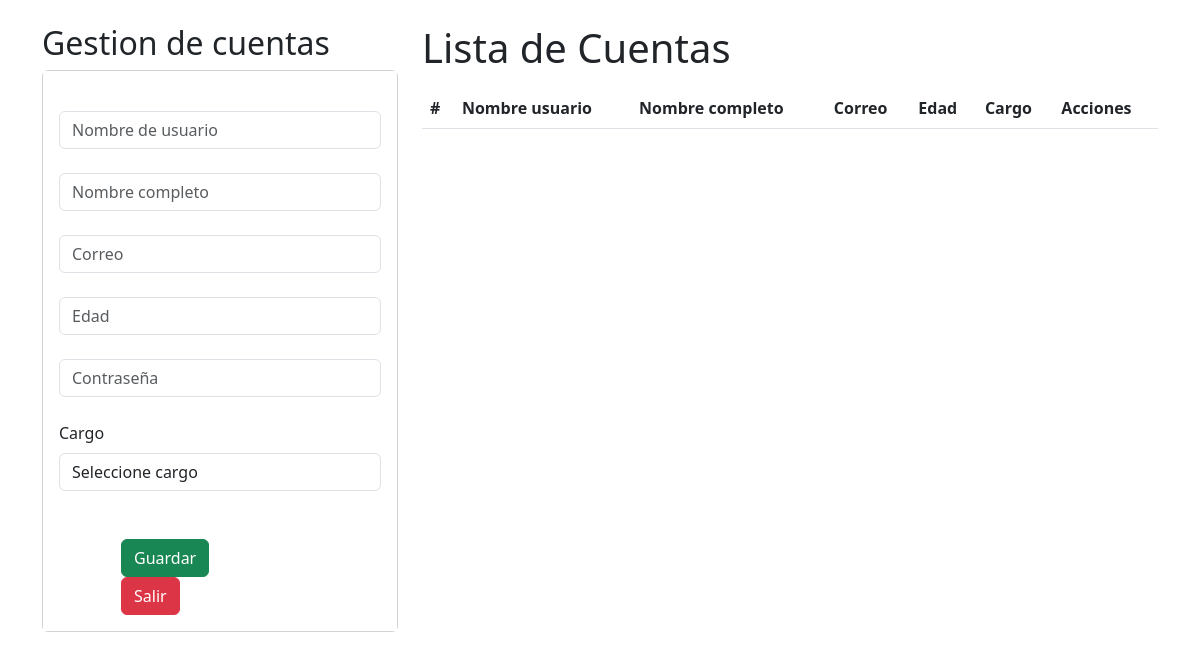
/crud_cuentas, run on an earlier commit of the app's database.
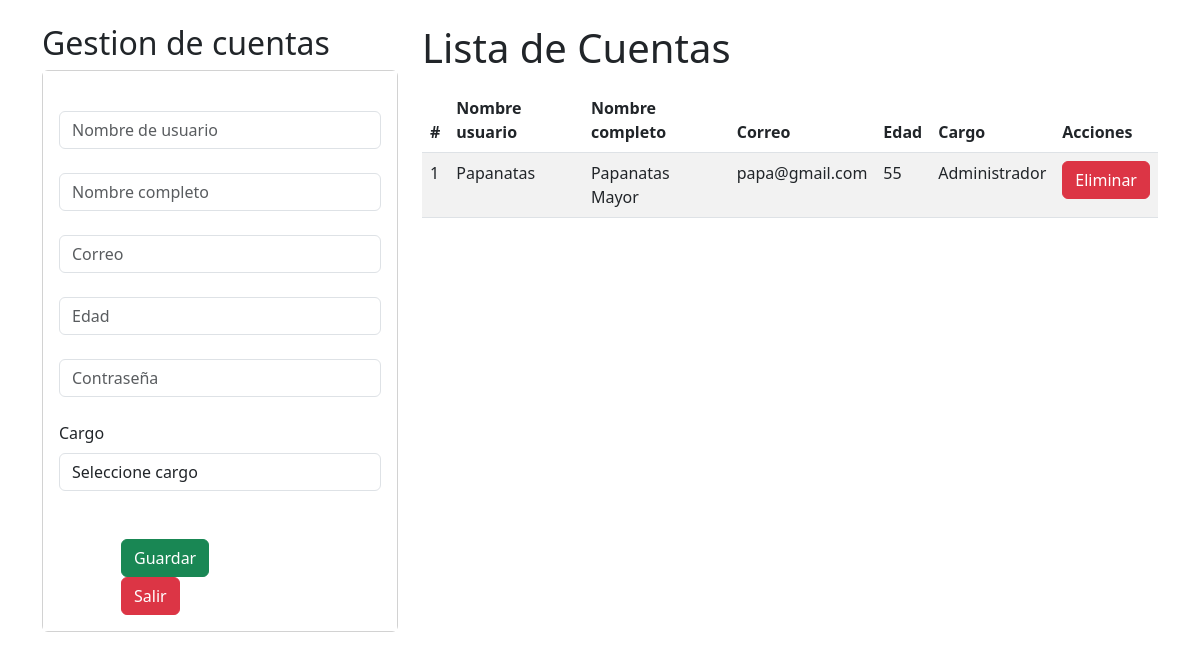
And on a later commit of the database.
### Ferremax/models.py (models this page shows, shortened)
class empleado(models.Model):
    idEmpleado = models.AutoField(primary_key=True)
    nombreEmpleado = models.CharField(max_length=20, blank=False, null=False)
    nombreCompleto = models.CharField(max_length=20, blank=False, null=False)
    correo = models.CharField(max_length=20, blank=False, null=False)
    edad = models.IntegerField()
    contraseña = models.CharField(max_length=20, blank=False, null=False)
    cargo = models.ForeignKey("cargo", on_delete=models.CASCADE)

class cargo(models.Model):
    idCargo= models.AutoField(primary_key=True)
    nombreCargo = models.CharField(max_length=50, blank=False, null=False)

### Ferremax/views.py (the view)
# urls.py: path("crud_cuentas", crud_cuentas, name="crud_cuentas"),
def crud_cuentas(request):
    if request.method == "POST":
        nombre_empleado = request.POST["nombre_empleado"]
        nombre_completo = request.POST["nombre_completo"]
        correo = request.POST["correo_empleado"]
        edad = request.POST["edad_empleado"]
        contraseña = request.POST["contraseña_empleado"]
        IdCar = request.POST["cargo"]
        objCar = cargo.objects.get(idCargo=IdCar)
        Emp = empleado.objects.create(
            nombreEmpleado=nombre_empleado,
            nombreCompleto=nombre_completo,
            correo=correo,
            edad=edad,
            contraseña=contraseña,
            cargo=objCar,
        )
        Emp.save()
        return redirect("crud_cuentas")
    else:
        Car = cargo.objects.all()
        Empleados = empleado.objects.all()
        context = {"Cargo": Car, "cuenta": Empleados}
        return render(request, "core/crud_cuentas.html", context)

### Ferremax/templates/core/crud_cuentas.html (shortened to what this page needs)
<!DOCTYPE html>
<html>
  {% load static %}
  <head>
    <link href="https://cdn.jsdelivr.net/npm/bootstrap@5.3.0/dist/css/bootstrap.min.css" rel="stylesheet">
  </head>
  <body>
    <div id="cont_fondo">
      <div class="container py-4">
        <div class="row">
          <div class="col-sm-12 col-md-6 col-lg-4 col-xl-4">
            <h2>Gestion de cuentas</h2>
            <div class="card">
              <div class="card-body" style="background-color: white;">
                <form action="{% url 'crud_cuentas' %}" method="POST">
                  <div class="form-group">
                    <br>
                    <input type="text" id="nombre_empleado" name="nombre_empleado" class="form-control" placeholder="Nombre de usuario" minlength="4" maxlength="30" required>
                    <br>
                    <input type="text" id="nombre_completo" name="nombre_completo" class="form-control" placeholder="Nombre completo" minlength="4" maxlength="30" required>
                    <br>
                    <input type="email" id="correo_empleado" name="correo_empleado" class="form-control" placeholder="Correo" minlength="4" maxlength="30" required>
                    <br>
                    <input type="number" id="edad_empleado" name="edad_empleado" class="form-control" placeholder="Edad" required>
                    <br>
                    <input type="password" id="contraseña_empleado" name="contraseña_empleado" class="form-control" placeholder="Contraseña" minlength="4" maxlength="100" required>
                    <br>
                    <label for="cargo" class="form-label">Cargo</label>
                    <select name="cargo" class="form-control" id="cargo" required>
                      <option value="" selected disabled>Seleccione cargo</option>
                    </select>
                    <br>
                  </div>
                  <br>
                  <div class="row" style="margin-left: 50px; display: flex;">
                    <div class="form-group">
                      <button type="submit" class="btn btn-success btn-block text-white">Guardar</button>
                    </div>
                    <br>
                    <div class="form-group">
                      <button type="button" class="btn btn-danger btn-block text-white">Salir</button>
                    </div>
                  </div>
                </form>
              </div>
            </div>
          </div>
          <div class="col-sm-12 col-md-6 col-lg-8 col-xl-8">
            <h1>Lista de Cuentas</h1>
            <div class="table-responsive py-2">
              <table class="table table-striped">
                <thead>
                  <tr>
                    <th>#</th>
                    <th>Nombre usuario</th>
                    <th>Nombre completo </th>
                    <th>Correo</th>
                    <th>Edad</th>
                    <th>Cargo</th>
                    <th>Acciones</th>
                  </tr>
                </thead>
                <tbody>
                  {% for p in cuenta %}
                  <tr>
                    <td>{{ forloop.counter }}</td>
                    <td>{{ p.nombreEmpleado }}</td>
                    <td>{{ p.nombreCompleto }}</td>
                    <td>{{ p.correo }}</td>
                    <td>{{ p.edad }}</td>
                    <td>{{ p.cargo.nombreCargo }}</td>
                    <td>
                      <a href="/EliminarCuenta/{{ p.idEmpleado }}" class="btn btn-danger" id="btneliminar">Eliminar</a>
                    </td>
                  </tr>
                  {% endfor %}
                </tbody>
              </table>
            </div>
          </div>
        </div>
      </div>
    </div>
  </body>
</html>

What changed in the data, as far as the page shows it:
added empleado: nombreEmpleado "Papanatas", nombreCompleto "Papanatas Mayor", correo "papa@gmail.com", edad "55", cargo.nombreCargo "Administrador"
